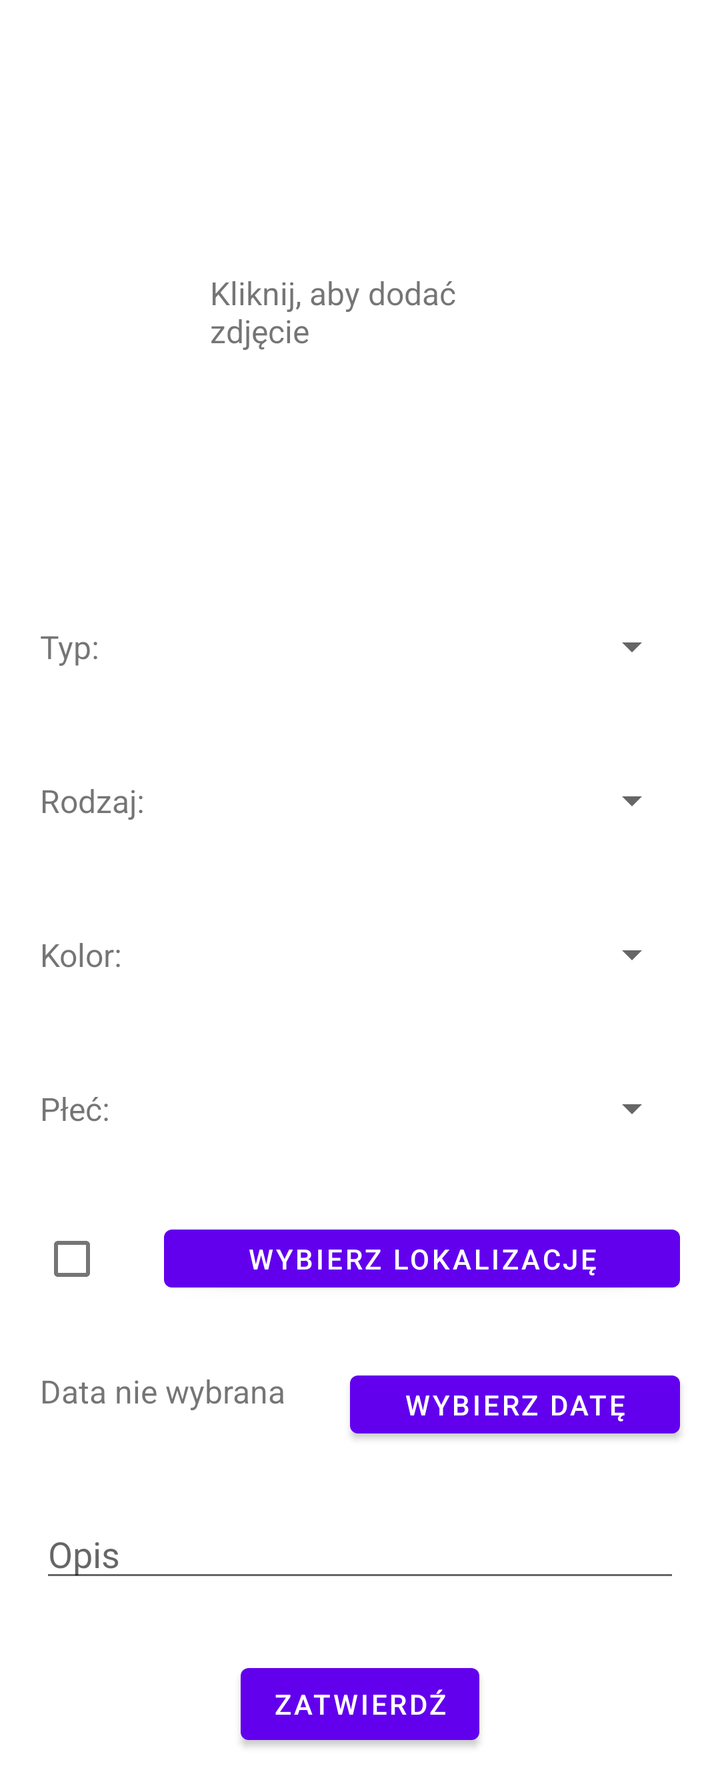
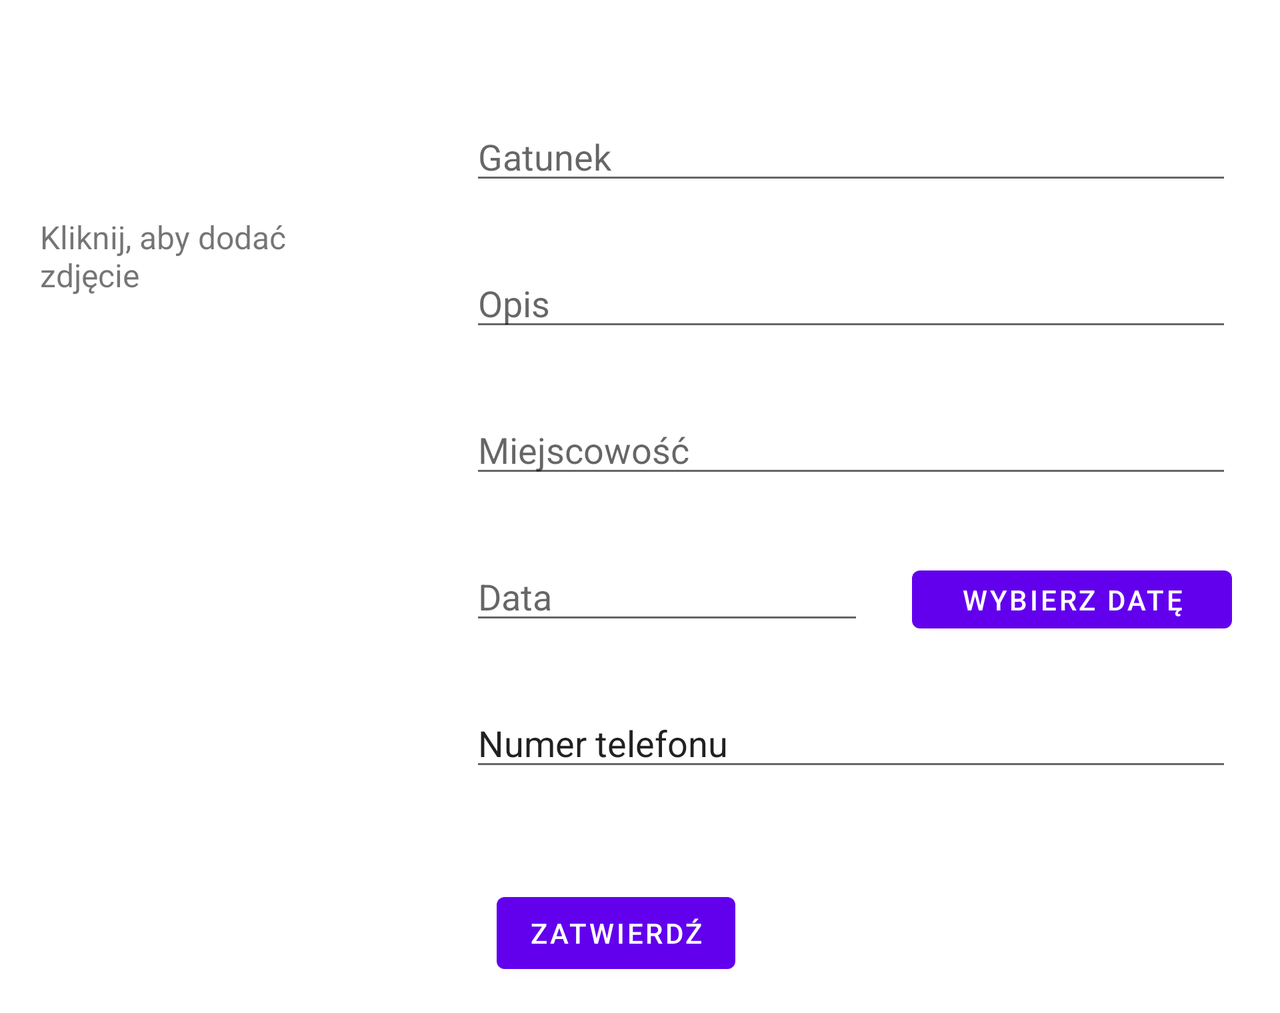

An Android layout and its configuration variant, each rendered on a device that would load it. The default file and the variant file are quoted in full after the pictures.
<!-- AndroidManifest.xml: application theme Theme.AnimalsAndroid -->
<!-- res/layout/activity_add_seen_report.xml -->
<?xml version="1.0" encoding="utf-8"?>
<ScrollView xmlns:android="http://schemas.android.com/apk/res/android"
        xmlns:app="http://schemas.android.com/apk/res-auto"
        xmlns:tools="http://schemas.android.com/tools"
        android:layout_width="match_parent"
        android:layout_height="wrap_content"
        android:fillViewport="true">

    <androidx.constraintlayout.widget.ConstraintLayout
            android:layout_width="match_parent"
            android:layout_height="match_parent"
            tools:context=".AddSeenReportActivity">

        <Button
                android:id="@+id/buttonAccept"
                android:layout_width="wrap_content"
                android:layout_height="wrap_content"
                android:layout_marginBottom="16dp"
                android:onClick="displayToastMsg"
                android:text="Zatwierdź"
                app:layout_constraintBottom_toBottomOf="parent"
                app:layout_constraintTop_toBottomOf="@+id/editTextDesc"
                app:layout_constraintEnd_toEndOf="@+id/editTextDesc"
                app:layout_constraintStart_toStartOf="@+id/editTextDesc"
                android:layout_marginTop="32dp" />

        <ImageView
                android:id="@+id/imageView"
                android:layout_width="157dp"
                android:layout_height="157dp"
                android:layout_marginStart="16dp"
                android:layout_marginTop="84dp"
                android:layout_marginEnd="16dp"
                android:scaleType="centerCrop"
                android:onClick="pickedPhoto"
                app:layout_constraintEnd_toEndOf="parent"
                app:layout_constraintHorizontal_bias="0.498"
                app:layout_constraintStart_toStartOf="parent"
                app:layout_constraintTop_toTopOf="parent"
                app:srcCompat="@drawable/ic_launcher_background" />

        <TextView
                android:id="@+id/textViewAddPhoto"
                android:layout_width="149dp"
                android:layout_height="54dp"
                android:layout_marginStart="8dp"
                android:layout_marginTop="16dp"
                android:layout_marginEnd="8dp"
                android:layout_marginBottom="16dp"
                android:text="Kliknij, aby dodać zdjęcie"
                android:textSize="16sp"
                app:layout_constraintBottom_toBottomOf="@+id/imageView"
                app:layout_constraintEnd_toEndOf="@+id/imageView"
                app:layout_constraintStart_toStartOf="@+id/imageView"
                app:layout_constraintTop_toTopOf="@+id/imageView" />

        <EditText
                android:id="@+id/editTextDesc"
                android:layout_width="0dp"
                android:layout_height="wrap_content"
                android:hint="Opis"
                android:ems="10"
                android:gravity="start|top"
                android:inputType="textMultiLine"
                app:layout_constraintEnd_toEndOf="@+id/buttonPickDate"
                app:layout_constraintStart_toStartOf="@+id/dateTextView"
                app:layout_constraintTop_toBottomOf="@+id/buttonPickDate"
                android:layout_marginTop="32dp" />

        <Button
                android:text="Wybierz datę"
                android:layout_width="0dp"
                android:layout_height="41dp"
                android:id="@+id/buttonPickDate"
                android:onClick="pickDate"
                app:layout_constraintEnd_toEndOf="@+id/buttonPickLocation"
                app:layout_constraintStart_toEndOf="@+id/dateTextView"
                app:layout_constraintTop_toBottomOf="@+id/buttonPickLocation"
                android:layout_marginTop="32dp"
                android:layout_marginStart="32dp" />

        <Spinner
                android:layout_width="0dp"
                android:layout_height="45dp"
                android:id="@+id/animalColorSpinner"
                app:layout_constraintEnd_toEndOf="@+id/breedSpinner"
                app:layout_constraintTop_toBottomOf="@+id/breedSpinner"
                android:layout_marginTop="32dp"
                app:layout_constraintStart_toStartOf="@+id/breedSpinner" />

        <Button
                android:text="Wybierz Lokalizację"
                android:layout_width="0dp"
                android:layout_height="41dp"
                android:id="@+id/buttonPickLocation"
                app:layout_constraintEnd_toEndOf="@+id/animalSexSpinner"
                app:layout_constraintTop_toBottomOf="@+id/animalSexSpinner"
                android:layout_marginTop="32dp"
                app:layout_constraintStart_toStartOf="@+id/animalSexSpinner" />

        <Spinner
                android:layout_width="0dp"
                android:layout_height="45dp"
                android:id="@+id/breedSpinner"
                app:layout_constraintTop_toBottomOf="@+id/typeSpinner"
                android:layout_marginTop="32dp"
                app:layout_constraintStart_toStartOf="@+id/typeSpinner"
                app:layout_constraintEnd_toEndOf="@+id/typeSpinner" />

        <Spinner
                android:layout_width="0dp"
                android:layout_height="45dp"
                android:id="@+id/animalSexSpinner"
                app:layout_constraintStart_toStartOf="@+id/animalColorSpinner"
                app:layout_constraintEnd_toEndOf="@+id/animalColorSpinner"
                app:layout_constraintTop_toBottomOf="@+id/animalColorSpinner"
                android:layout_marginTop="32dp"
                app:layout_constraintHorizontal_bias="1.0" />

        <TextView
                android:text="Rodzaj:"
                android:layout_width="wrap_content"
                android:layout_height="wrap_content"
                android:id="@+id/chooseBreedTextView"
                app:layout_constraintTop_toTopOf="@+id/breedSpinner"
                app:layout_constraintBottom_toBottomOf="@+id/breedSpinner"
                android:textSize="16sp"
                app:layout_constraintStart_toStartOf="@+id/chooseTypeTextView" />

        <TextView
                android:text="Kolor:"
                android:layout_width="wrap_content"
                android:layout_height="wrap_content"
                android:id="@+id/chooseAnimalColorTextView"
                app:layout_constraintTop_toTopOf="@+id/animalColorSpinner"
                app:layout_constraintBottom_toBottomOf="@+id/animalColorSpinner"
                app:layout_constraintStart_toStartOf="@+id/chooseBreedTextView"
                android:textSize="16sp" />

        <TextView
                android:text="Płeć:"
                android:layout_width="wrap_content"
                android:layout_height="wrap_content"
                android:id="@+id/chooseAnimalSexTextView"
                app:layout_constraintStart_toStartOf="parent"
                app:layout_constraintTop_toTopOf="@+id/animalSexSpinner"
                app:layout_constraintBottom_toBottomOf="@+id/animalSexSpinner"
                android:layout_marginStart="20dp"
                android:textSize="16sp" />

        <TextView
                android:text="Typ:"
                android:layout_width="wrap_content"
                android:layout_height="wrap_content"
                android:id="@+id/chooseTypeTextView"
                app:layout_constraintStart_toStartOf="parent"
                app:layout_constraintTop_toTopOf="@+id/typeSpinner"
                app:layout_constraintBottom_toBottomOf="@+id/typeSpinner"
                android:layout_marginStart="20dp"
                android:textSize="16sp" />

        <Spinner
                android:layout_width="0dp"
                android:layout_height="45dp"
                android:id="@+id/typeSpinner"
                app:layout_constraintEnd_toEndOf="parent"
                android:layout_marginEnd="20dp"
                app:layout_constraintTop_toBottomOf="@+id/imageView"
                android:layout_marginTop="60dp"
                app:layout_constraintStart_toEndOf="@+id/chooseTypeTextView"
                android:layout_marginStart="32dp" />

        <CheckBox
                android:text=" "
                android:layout_width="wrap_content"
                android:layout_height="wrap_content"
                android:id="@+id/localityCheckBox"
                android:textSize="24sp"
                app:layout_constraintStart_toStartOf="@+id/chooseAnimalSexTextView"
                app:layout_constraintTop_toTopOf="@+id/buttonPickLocation"
                app:layout_constraintBottom_toBottomOf="@+id/buttonPickLocation"
                android:clickable="false"
                android:contextClickable="false" />

        <TextView
                android:text="Data nie wybrana"
                android:layout_width="0dp"
                android:layout_height="35dp"
                android:id="@+id/dateTextView"
                android:textSize="16sp"
                app:layout_constraintStart_toStartOf="@+id/localityCheckBox"
                app:layout_constraintTop_toTopOf="@+id/buttonPickDate"
                app:layout_constraintBottom_toBottomOf="@+id/buttonPickDate"
                android:textAlignment="viewStart" />


    </androidx.constraintlayout.widget.ConstraintLayout>
</ScrollView>
<!-- resources referenced by this layout -->
<resources>
  <style name="Theme.AnimalsAndroid" parent="Theme.MaterialComponents.DayNight.DarkActionBar">
          
          <item name="colorPrimary">@color/purple_500</item>
          <item name="colorPrimaryVariant">@color/purple_700</item>
          <item name="colorOnPrimary">@color/white</item>
          
          <item name="colorSecondary">@color/teal_200</item>
          <item name="colorSecondaryVariant">@color/teal_700</item>
          <item name="colorOnSecondary">@color/black</item>
          
          <item name="android:statusBarColor">?attr/colorPrimaryVariant</item>
          
      </style>
</resources>
<!-- res/layout-land/activity_add_seen_report.xml (the repository's variant of the layout above) -->
<!-- drawn on the phone turned sideways -->
<?xml version="1.0" encoding="utf-8"?>
<ScrollView xmlns:android="http://schemas.android.com/apk/res/android"
        xmlns:app="http://schemas.android.com/apk/res-auto"
        xmlns:tools="http://schemas.android.com/tools"
        android:layout_width="match_parent"
        android:layout_height="wrap_content"
        android:fillViewport="true">

    <androidx.constraintlayout.widget.ConstraintLayout
            android:layout_width="match_parent"
            android:layout_height="match_parent"
            tools:context=".AddSeenReportActivity">

        <EditText
                android:id="@+id/editTextSpecies"
                android:layout_width="0dp"
                android:layout_height="wrap_content"
                android:hint="Gatunek"
                app:layout_constraintEnd_toEndOf="parent"
                app:layout_constraintStart_toEndOf="@+id/imageView"
                app:layout_constraintTop_toTopOf="@+id/imageView"
                android:layout_marginStart="62dp"
                android:layout_marginEnd="24dp" />

        <EditText
                android:id="@+id/editTextLocality"
                android:layout_width="0dp"
                android:layout_height="wrap_content"
                android:hint="Miejscowość"
                app:layout_constraintTop_toBottomOf="@+id/editTextDesc"
                android:layout_marginTop="32dp"
                app:layout_constraintEnd_toEndOf="@+id/editTextDesc"
                app:layout_constraintStart_toStartOf="@+id/editTextDesc" />

        <EditText
                android:id="@+id/editTextDate"
                android:layout_width="0dp"
                android:layout_height="wrap_content"
                android:hint="Data"
                android:inputType="date"
                app:layout_constraintEnd_toStartOf="@+id/buttonPickDate"
                android:layout_marginEnd="24dp"
                app:layout_constraintTop_toBottomOf="@+id/editTextLocality"
                app:layout_constraintStart_toStartOf="@+id/editTextLocality"
                android:layout_marginTop="32dp" />

        <Button
                android:id="@+id/buttonAccept"
                android:layout_width="wrap_content"
                android:layout_height="wrap_content"
                android:layout_marginBottom="16dp"
                android:onClick="displayToastMsg"
                android:text="Zatwierdź"
                app:layout_constraintBottom_toBottomOf="parent"
                app:layout_constraintTop_toBottomOf="@+id/editTextPhoneNumber"
                app:layout_constraintEnd_toEndOf="@+id/editTextPhoneNumber"
                android:layout_marginTop="52dp"
                app:layout_constraintStart_toStartOf="parent" />

        <ImageView
                android:id="@+id/imageView"
                android:layout_width="157dp"
                android:layout_height="157dp"
                android:layout_marginStart="16dp"
                android:layout_marginTop="56dp"
                android:layout_marginEnd="16dp"
                android:scaleType="centerCrop"
                android:onClick="pickedPhoto"
                app:layout_constraintEnd_toEndOf="parent"
                app:layout_constraintHorizontal_bias="0.0"
                app:layout_constraintStart_toStartOf="parent"
                app:layout_constraintTop_toTopOf="parent"
                app:srcCompat="@drawable/ic_launcher_background" />

        <TextView
                android:id="@+id/textViewAddPhoto"
                android:layout_width="149dp"
                android:layout_height="54dp"
                android:layout_marginStart="8dp"
                android:layout_marginTop="16dp"
                android:layout_marginEnd="8dp"
                android:layout_marginBottom="16dp"
                android:text="Kliknij, aby dodać zdjęcie"
                android:textSize="16sp"
                app:layout_constraintBottom_toBottomOf="@+id/imageView"
                app:layout_constraintEnd_toEndOf="@+id/imageView"
                app:layout_constraintStart_toStartOf="@+id/imageView"
                app:layout_constraintTop_toTopOf="@+id/imageView" />

        <EditText
                android:id="@+id/editTextDesc"
                android:layout_width="0dp"
                android:layout_height="wrap_content"
                android:hint="Opis"
                android:ems="10"
                android:gravity="start|top"
                android:inputType="textMultiLine"
                app:layout_constraintTop_toBottomOf="@+id/editTextSpecies"
                android:layout_marginTop="32dp"
                app:layout_constraintEnd_toEndOf="@+id/editTextSpecies"
                app:layout_constraintStart_toStartOf="@+id/editTextSpecies" />

        <Button
                android:text="Wybierz datę"
                android:layout_width="160dp"
                android:layout_height="41dp"
                android:id="@+id/buttonPickDate"
                android:onClick="pickDate"
                app:layout_constraintBaseline_toBaselineOf="@+id/editTextDate"
                app:layout_constraintEnd_toEndOf="@+id/editTextLocality" />

        <EditText
                android:layout_width="0dp"
                android:layout_height="wrap_content"
                android:inputType="phone"
                android:ems="10"
                android:id="@+id/editTextPhoneNumber"
                app:layout_constraintTop_toBottomOf="@+id/editTextDate"
                app:layout_constraintStart_toStartOf="@+id/editTextDate"
                app:layout_constraintEnd_toEndOf="@+id/buttonPickDate"
                android:layout_marginTop="32dp"
                android:text="Numer telefonu" />


    </androidx.constraintlayout.widget.ConstraintLayout>
</ScrollView>
